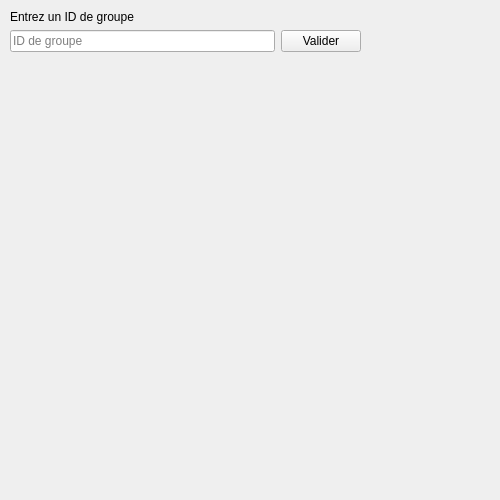
<?xml version="1.0" encoding="UTF-8"?>
<ui version="4.0">
 <class>Settings</class>
 <widget class="QWidget" name="Settings">
  <property name="geometry">
   <rect>
    <x>0</x>
    <y>0</y>
    <width>500</width>
    <height>500</height>
   </rect>
  </property>
  <property name="windowTitle">
   <string>Photo-booth</string>
  </property>
  <widget class="QWidget" name="gridLayoutWidget">
   <property name="geometry">
    <rect>
     <x>10</x>
     <y>10</y>
     <width>351</width>
     <height>471</height>
    </rect>
   </property>
   <layout class="QGridLayout" name="gridLayout">
    <item row="3" column="0">
     <layout class="QVBoxLayout" name="verticalLayout">
      <item>
       <spacer name="verticalSpacer">
        <property name="orientation">
         <enum>Qt::Orientation::Vertical</enum>
        </property>
        <property name="sizeHint" stdset="0">
         <size>
          <width>20</width>
          <height>40</height>
         </size>
        </property>
       </spacer>
      </item>
     </layout>
    </item>
    <item row="1" column="0">
     <widget class="QLineEdit" name="textInput">
      <property name="maxLength">
       <number>10</number>
      </property>
      <property name="placeholderText">
       <string>ID de groupe</string>
      </property>
     </widget>
    </item>
    <item row="0" column="0">
     <widget class="QLabel" name="label">
      <property name="text">
       <string>Entrez un ID de groupe</string>
      </property>
     </widget>
    </item>
    <item row="1" column="1">
     <widget class="QPushButton" name="validateButton">
      <property name="text">
       <string>Valider</string>
      </property>
     </widget>
    </item>
   </layout>
  </widget>
 </widget>
 <resources/>
 <connections/>
</ui>
